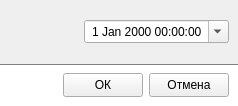
<?xml version="1.0" encoding="UTF-8"?>
<ui version="4.0">
 <class>MDateDialog</class>
 <widget class="QDialog" name="MDateDialog">
  <property name="geometry">
   <rect>
    <x>0</x>
    <y>0</y>
    <width>222</width>
    <height>106</height>
   </rect>
  </property>
  <property name="minimumSize">
   <size>
    <width>0</width>
    <height>106</height>
   </size>
  </property>
  <property name="maximumSize">
   <size>
    <width>16777215</width>
    <height>106</height>
   </size>
  </property>
  <property name="windowTitle">
   <string>Dialog</string>
  </property>
  <property name="modal">
   <bool>true</bool>
  </property>
  <layout class="QVBoxLayout" name="verticalLayout">
   <property name="spacing">
    <number>0</number>
   </property>
   <property name="margin">
    <number>0</number>
   </property>
   <item>
    <widget class="QWidget" name="widget_2" native="true">
     <layout class="QHBoxLayout" name="horizontalLayout_2">
      <item>
       <widget class="QLabel" name="label">
        <property name="minimumSize">
         <size>
          <width>46</width>
          <height>46</height>
         </size>
        </property>
        <property name="maximumSize">
         <size>
          <width>46</width>
          <height>46</height>
         </size>
        </property>
        <property name="text">
         <string/>
        </property>
        <property name="pixmap">
         <pixmap resource="MDateDialog_Icons.qrc">:/MDateDialog_Icons/date_time.png</pixmap>
        </property>
        <property name="scaledContents">
         <bool>true</bool>
        </property>
       </widget>
      </item>
      <item>
       <spacer name="horizontalSpacer_2">
        <property name="orientation">
         <enum>Qt::Horizontal</enum>
        </property>
        <property name="sizeType">
         <enum>QSizePolicy::Fixed</enum>
        </property>
        <property name="sizeHint" stdset="0">
         <size>
          <width>10</width>
          <height>20</height>
         </size>
        </property>
       </spacer>
      </item>
      <item>
       <widget class="QWidget" name="widget_3" native="true">
        <layout class="QHBoxLayout" name="horizontalLayout_4">
         <property name="spacing">
          <number>0</number>
         </property>
         <property name="margin">
          <number>0</number>
         </property>
         <item>
          <widget class="QWidget" name="widget" native="true">
           <property name="sizePolicy">
            <sizepolicy hsizetype="Fixed" vsizetype="Preferred">
             <horstretch>0</horstretch>
             <verstretch>0</verstretch>
            </sizepolicy>
           </property>
           <layout class="QHBoxLayout" name="horizontalLayout_3">
            <property name="margin">
             <number>0</number>
            </property>
            <item>
             <widget class="QLabel" name="label_2">
              <property name="sizePolicy">
               <sizepolicy hsizetype="Expanding" vsizetype="Preferred">
                <horstretch>0</horstretch>
                <verstretch>0</verstretch>
               </sizepolicy>
              </property>
              <property name="text">
               <string/>
              </property>
              <property name="alignment">
               <set>Qt::AlignRight|Qt::AlignTrailing|Qt::AlignVCenter</set>
              </property>
             </widget>
            </item>
            <item>
             <widget class="QDateTimeEdit" name="dateTimeEdit">
              <property name="alignment">
               <set>Qt::AlignCenter</set>
              </property>
              <property name="calendarPopup">
               <bool>true</bool>
              </property>
             </widget>
            </item>
           </layout>
          </widget>
         </item>
        </layout>
       </widget>
      </item>
     </layout>
    </widget>
   </item>
   <item>
    <widget class="QWidget" name="wgt_Buttons" native="true">
     <property name="sizePolicy">
      <sizepolicy hsizetype="Preferred" vsizetype="Fixed">
       <horstretch>0</horstretch>
       <verstretch>0</verstretch>
      </sizepolicy>
     </property>
     <property name="styleSheet">
      <string notr="true">#wgt_Buttons
{
	background: white;
	border-top: 1px solid gray;
}</string>
     </property>
     <layout class="QHBoxLayout" name="horizontalLayout">
      <item>
       <spacer name="horizontalSpacer">
        <property name="orientation">
         <enum>Qt::Horizontal</enum>
        </property>
        <property name="sizeHint" stdset="0">
         <size>
          <width>29</width>
          <height>20</height>
         </size>
        </property>
       </spacer>
      </item>
      <item>
       <widget class="QToolButton" name="tBt_Ok">
        <property name="minimumSize">
         <size>
          <width>80</width>
          <height>24</height>
         </size>
        </property>
        <property name="text">
         <string>ОК</string>
        </property>
       </widget>
      </item>
      <item>
       <widget class="QToolButton" name="tBt_Cancel">
        <property name="minimumSize">
         <size>
          <width>80</width>
          <height>24</height>
         </size>
        </property>
        <property name="text">
         <string>Отмена</string>
        </property>
       </widget>
      </item>
     </layout>
    </widget>
   </item>
  </layout>
 </widget>
 <resources>
  <include location="MDateDialog_Icons.qrc"/>
 </resources>
 <connections>
  <connection>
   <sender>tBt_Ok</sender>
   <signal>clicked()</signal>
   <receiver>MDateDialog</receiver>
   <slot>accept()</slot>
   <hints>
    <hint type="sourcelabel">
     <x>86</x>
     <y>84</y>
    </hint>
    <hint type="destinationlabel">
     <x>110</x>
     <y>52</y>
    </hint>
   </hints>
  </connection>
  <connection>
   <sender>tBt_Cancel</sender>
   <signal>clicked()</signal>
   <receiver>MDateDialog</receiver>
   <slot>reject()</slot>
   <hints>
    <hint type="sourcelabel">
     <x>172</x>
     <y>84</y>
    </hint>
    <hint type="destinationlabel">
     <x>110</x>
     <y>52</y>
    </hint>
   </hints>
  </connection>
 </connections>
</ui>
